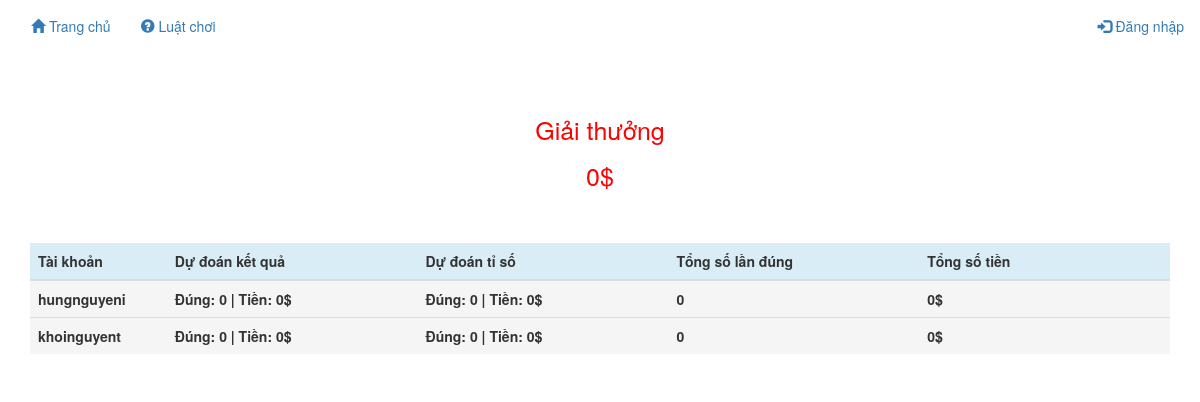
The page / on the database its author committed.
### football/models.py (models this page shows)
class Summary(models.Model):
    user_data = models.ForeignKey(User, on_delete=models.CASCADE)
    winner_number = models.IntegerField(default=0)
    winner_point = models.IntegerField(default=0)
    score_number = models.IntegerField(default=0)
    score_point = models.IntegerField(default=0)
    total = models.IntegerField(default=0)
    total_reward = models.IntegerField(default=0)

### football/views.py (the view)
# urls.py: url(r'^', views.HomeView.as_view(), name='home'),
class HomeView(generic.ListView):
    template_name = 'football/home.html'
    context_object_name = 'summary'
    def get_queryset(self):
        return Summary.objects.all().order_by(Lower('total').desc())

### football/templatetags/sum_reward.py (called while the page is built)
@register.filter
def running_total(summary):
     return - sum([sumuser.total_reward for sumuser in summary])

### templates/football/home.html (shortened to what this page needs)
<!DOCTYPE html>
<html lang="vi">
<head>
  <link rel="stylesheet" href="https://maxcdn.bootstrapcdn.com/bootstrap/3.3.7/css/bootstrap.min.css">
  {% load sum_reward %}
</head>
<body>
<nav class="navbar navbar-expand-sm bg-light navbar-light">
  <div class="container-fluid">
     <ul class="nav navbar-nav">
        <li><a href="{% url 'football:home' %}"><span class="glyphicon glyphicon-home"></span> Trang chủ</a></li>
        <li><a href="{% url 'football:rule' %}"><span class="glyphicon glyphicon-question-sign"></span> Luật chơi</a></li>
     </ul>
     <ul class="nav navbar-nav navbar-right">
        {% if user.is_authenticated %}
        <li><a href="{% url 'football:user' %}"><span class="glyphicon glyphicon-user"></span>  {{ user.username }}</a></li>
        <li><a href="{% url 'password_change' %}"><span class="glyphicon glyphicon-cog"></span>  Đổi mật khẩu</a></li>
        <li><a href="{% url 'logout' %}"><span class="glyphicon glyphicon-log-out"></span>  Đăng xuất</a></li>
        {% else %}
        <li><a href="{% url 'login' %}"><span class="glyphicon glyphicon-log-in"></span>  Đăng nhập</a></li>
        {% endif %}
     </ul>
  </div>
</nav>
<div class="container">
  <div class="center">
     <p>Giải thưởng</p>
     <p>{{ summary|running_total }}$</p>
  </div>
  <table class="table table-hover">
     <thead>
        <tr class="info">
            <th width="12%">Tài khoản</th>
            <th width="22%">Dự đoán kết quả</th>
            <th width="22%">Dự đoán tỉ số</th>
            <th width="22%">Tổng số lần đúng</th>
            <th width="22%">Tổng số tiền</th>
        </tr>
     </thead>
     <tbody>
     {% for sumuser in summary %}
        <tr class="active">
            <th>{{ sumuser.user_data.username }}</th>
            <th>Đúng: {{ sumuser.winner_number }} | Tiền: {{ sumuser.winner_point }}$</th>
            <th>Đúng: {{ sumuser.score_number }} | Tiền: {{ sumuser.score_point }}$</th>
            <th>{{ sumuser.total }}</th>
            <th>{{ sumuser.total_reward }}$</th>
        </tr>
     {% endfor %}
     </tbody>
  </table>
</div>
</body>
</html>

### templates/football/home.html (style rules this page uses)
.center { padding: 40px 0; font-size: 25px; text-align: center; color: red; }

### rows shown on the page
Summary: total_reward.total_reward "0", user_data.username "hungnguyeni", winner_number "0", winner_point "0", score_number "0", score_point "0", total "0", total_reward "0"
Summary: user_data.username "khoinguyent", winner_number "0", winner_point "0", score_number "0", score_point "0", total "0", total_reward "0"
